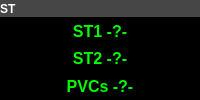
              <widget class="QWidget" name="widget_13" native="true">
               <layout class="QVBoxLayout" name="verticalLayout_9" stretch="1,5">
                <property name="spacing">
                 <number>0</number>
                </property>
                <property name="leftMargin">
                 <number>0</number>
                </property>
                <property name="topMargin">
                 <number>0</number>
                </property>
                <property name="rightMargin">
                 <number>0</number>
                </property>
                <property name="bottomMargin">
                 <number>0</number>
                </property>
                <item>
                 <widget class="QLabel" name="label_5">
                  <property name="font">
                   <font>
                    <weight>75</weight>
                    <bold>true</bold>
                   </font>
                  </property>
                  <property name="styleSheet">
                   <string notr="true">background-color: rgb(70, 70, 70);
color: rgb(255, 255, 255);</string>
                  </property>
                  <property name="text">
                   <string>ST</string>
                  </property>
                 </widget>
                </item>
                <item>
                 <widget class="QWidget" name="widget_19" native="true">
                  <layout class="QVBoxLayout" name="verticalLayout_19" stretch="1,1,1">
                   <property name="spacing">
                    <number>0</number>
                   </property>
                   <property name="leftMargin">
                    <number>0</number>
                   </property>
                   <property name="topMargin">
                    <number>0</number>
                   </property>
                   <property name="rightMargin">
                    <number>0</number>
                   </property>
                   <property name="bottomMargin">
                    <number>0</number>
                   </property>
                   <item>
                    <widget class="QLabel" name="label_21">
                     <property name="font">
                      <font>
                       <pointsize>12</pointsize>
                       <weight>75</weight>
                       <bold>true</bold>
                      </font>
                     </property>
                     <property name="styleSheet">
                      <string notr="true">color: rgb(0, 255, 0);
background-color: rgb(0, 0, 0);</string>
                     </property>
                     <property name="text">
                      <string>ST1 -?-</string>
                     </property>
                     <property name="alignment">
                      <set>Qt::AlignCenter</set>
                     </property>
                    </widget>
                   </item>
                   <item>
                    <widget class="QLabel" name="label_22">
                     <property name="font">
                      <font>
                       <pointsize>12</pointsize>
                       <weight>75</weight>
                       <bold>true</bold>
                      </font>
                     </property>
                     <property name="styleSheet">
                      <string notr="true">color: rgb(0, 255, 0);
background-color: rgb(0, 0, 0);</string>
                     </property>
                     <property name="text">
                      <string>ST2 -?-</string>
                     </property>
                     <property name="alignment">
                      <set>Qt::AlignCenter</set>
                     </property>
                    </widget>
                   </item>
                   <item>
                    <widget class="QLabel" name="label_23">
                     <property name="font">
                      <font>
                       <pointsize>12</pointsize>
                       <weight>75</weight>
                       <bold>true</bold>
                      </font>
                     </property>
                     <property name="styleSheet">
                      <string notr="true">color: rgb(0, 255, 0);
background-color: rgb(0, 0, 0);</string>
                     </property>
                     <property name="text">
                      <string>PVCs -?-</string>
                     </property>
                     <property name="alignment">
                      <set>Qt::AlignCenter</set>
                     </property>
                    </widget>
                   </item>
                  </layout>
                 </widget>
                </item>
               </layout>
              </widget>
